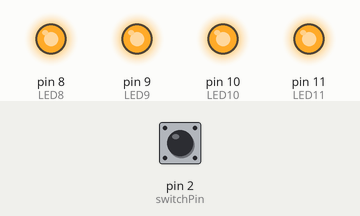
The sketch below on a simulated Arduino Uno, built with avr-gcc and run on an emulated ATmega328P. Parts: output pins drawn as LEDs (lit = HIGH). Inputs (shaded band) come from the test bench; at power-on: pin 2 (switchPin) HIGH.

Above: at 1.2 s.
1.3 s: pin 2 (switchPin) pulled LOW for 0.15 s
At 1.37 s:
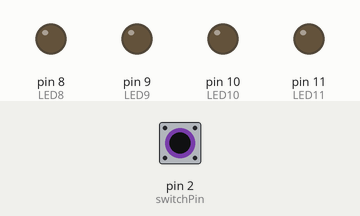
2.9 s: pin 2 (switchPin) pulled LOW for 3.2 s
At 7.5 s:
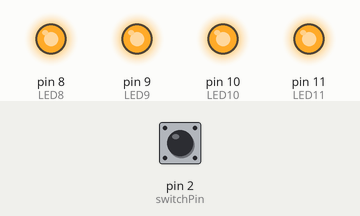
Timing chart, 0 to 9.0 s (numbered marks = the images above; inputs shaded):
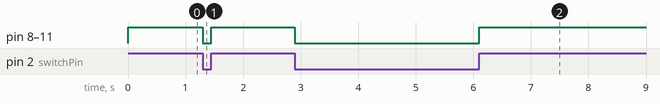

The sketch:

_9_INT0-Pushbutton2-1.ino
```cpp
#define LED8 8
#define LED9 9
#define LED10 10
#define LED11 11
//const int buttonPin = 2;     // the number of the pushbutton pin
//const int ledPin =  13;      // the number of the LED pin
const int switchPin = 2; //Switch Connected to PIN 2
// variables will change:
volatile int switchState = 1; //Variable for reading switch status
void setup()
{
  pinMode(switchPin, INPUT_PULLUP); //Switch PIN is Input
  // initialize the LED pin as an output:
  pinMode(LED8,OUTPUT);
  pinMode(LED9,OUTPUT);
  pinMode(LED10,OUTPUT);
  pinMode(LED11,OUTPUT);
  // initialize the pushbutton pin as an input:
  digitalWrite(LED8,HIGH);
  digitalWrite(LED9,HIGH);
  digitalWrite(LED10,HIGH);
  digitalWrite(LED11,HIGH);
  //pinMode(buttonPin, INPUT);
  Serial.begin(115200);
  switchState = digitalRead(switchPin); //Read the status of the Switch
  // Attach an interrupt to the ISR vector
  attachInterrupt(digitalPinToInterrupt(2), pin_ISR, CHANGE);
}

void loop() {
  // Nothing here!
  /*digitalWrite(LED8,LOW);
  digitalWrite(LED9,LOW);
  digitalWrite(LED10,LOW);
  digitalWrite(LED11,LOW);
  delay(1000);
  digitalWrite(LED8,HIGH);
  digitalWrite(LED9,HIGH);
  digitalWrite(LED10,HIGH);
  digitalWrite(LED11,HIGH);
  delay(3000);*/

  //Comment the above after experimenting i.e., make the loop nothing.
}

void pin_ISR()
{
  switchState = digitalRead(switchPin); //Read the status of the Switch //COMMENT digital read for TESTING
  digitalWrite(LED8,switchState);
  digitalWrite(LED9,switchState);
  digitalWrite(LED10,switchState);
  digitalWrite(LED11,switchState);

  /*int i;
  for(i=0;i<10;i++)
  {
  digitalWrite(LED8,LOW);
  digitalWrite(LED9,LOW);
  digitalWrite(LED10,LOW);
  digitalWrite(LED11,LOW);
  delay(200);
  digitalWrite(LED8,HIGH);
  digitalWrite(LED9,HIGH);
  digitalWrite(LED10,HIGH);
  digitalWrite(LED11,HIGH);
  delay(500);
  }*/
}

/* ORIGINAL PROGRAM
    * const int buttonPin = 2;     // the number of the pushbutton pin
const int ledPin =  13;      // the number of the LED pin

// variables will change:
volatile int buttonState = 0;         // variable for reading the pushbutton status

void setup() {
  // initialize the LED pin as an output:
  pinMode(ledPin, OUTPUT);
  // initialize the pushbutton pin as an input:
  pinMode(buttonPin, INPUT);
  // Attach an interrupt to the ISR vector
  attachInterrupt(0, pin_ISR, CHANGE);
}

void loop() {
  // Nothing here!
}

void pin_ISR() {
  buttonState = digitalRead(buttonPin);
  digitalWrite(ledPin, buttonState);
}
*/
```

Measured:
- after the input at 1.3 s, pin 8 (LED8), pin 9 (LED9), pin 10 (LED10), pin 11 (LED11): HIGH → LOW at once, → HIGH 0.15 s later
- after the input at 2.9 s, pin 8 (LED8), pin 9 (LED9), pin 10 (LED10), pin 11 (LED11): HIGH → LOW at once, → HIGH 3.2 s later
